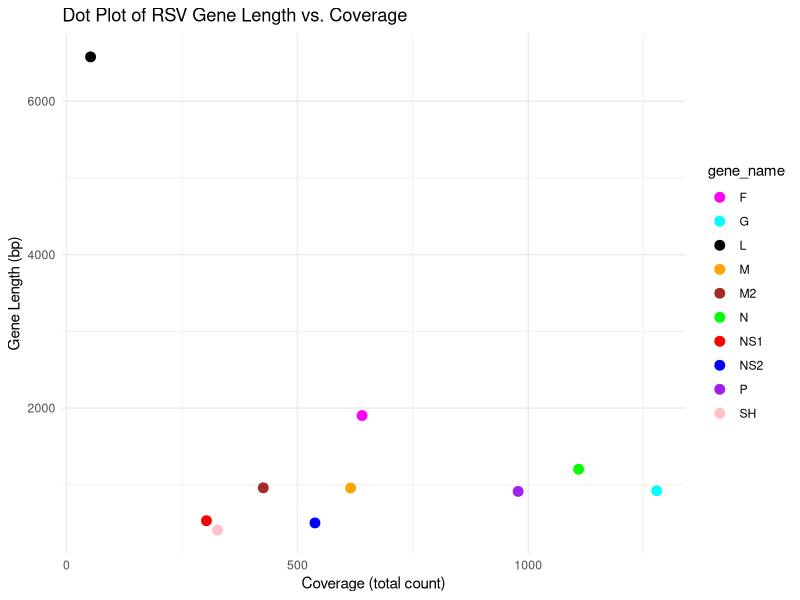
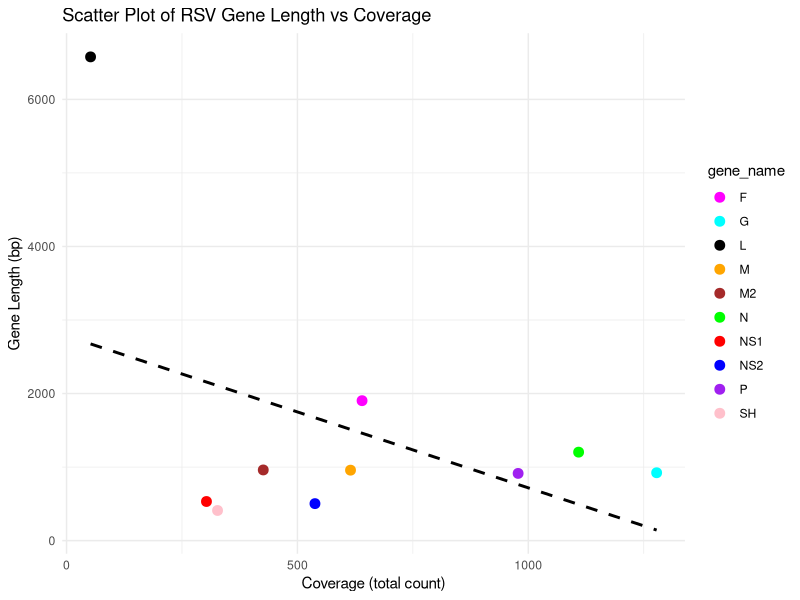
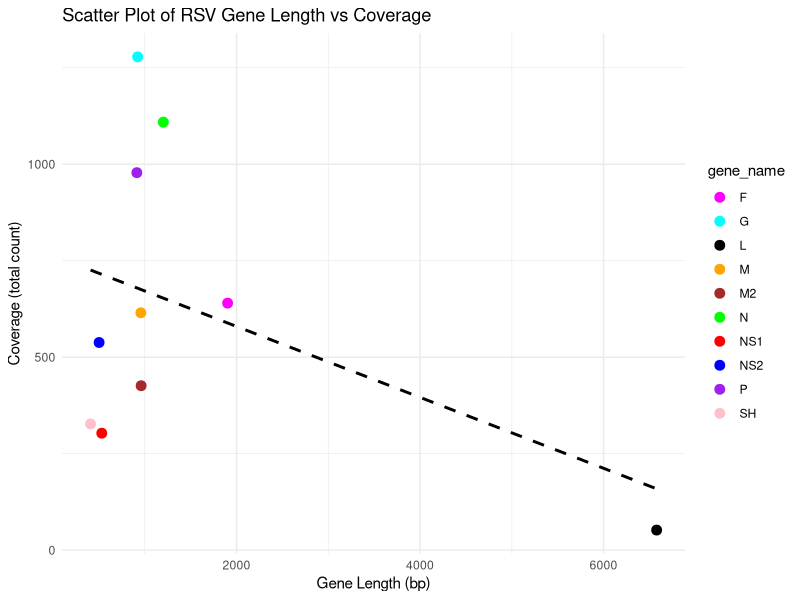

The R source for these figures, in order:
# Load necessary library
library(ggplot2)

# Create the data frame
data <- data.frame(
  gene_name = c("NS1", "NS2", "N", "P", "M", "SH", "G", "F", "M2", "L"),
  gene_length = c(532, 503, 1203, 914, 958, 410, 923, 1903, 961, 6578),
  coverage = c(303, 538, 1109, 978, 615, 327, 1278, 640, 426, 52)
)

# Print the data frame to ensure it is created correctly
print(data)

# Create the dot plot with different colors for each gene
plot <- ggplot(data, aes(x = coverage, y = gene_length, color = gene_name)) +
  geom_point(size = 3) +  # Set size of points
  labs(
    x = "Coverage (total count)",
    y = "Gene Length (bp)",
    title = "Dot Plot of RSV Gene Length vs. Coverage"
  ) +
  theme_minimal() +
  scale_color_manual(values = c("NS1" = "red", "NS2" = "blue", "N" = "green",
                                "P" = "purple", "M" = "orange", "SH" = "pink",
                                "G" = "cyan", "F" = "magenta", "M2" = "brown",
                                "L" = "black"))

# Print the plot
print(plot)


# Load necessary library
library(ggplot2)

# Create the data frame
data <- data.frame(
  gene_name = c("NS1", "NS2", "N", "P", "M", "SH", "G", "F", "M2", "L"),
  gene_length = c(532, 503, 1203, 914, 958, 410, 923, 1903, 961, 6578),
  coverage = c(303, 538, 1109, 978, 615, 327, 1278, 640, 426, 52)
)

# Print the data frame to ensure it is created correctly
print(data)

# Create the scatter plot with a regression line and correlation coefficient
plot <- ggplot(data, aes(x = coverage, y = gene_length, color = gene_name)) +
  geom_point(size = 3) +  # Set size of points
  geom_smooth(method = "lm", se = FALSE, color = "black", linetype = "dashed") +  # Add regression line
  labs(
    x = "Coverage (total count)",
    y = "Gene Length (bp)",
    title = "Scatter Plot of RSV Gene Length vs Coverage"
  ) +
  theme_minimal() +
  scale_color_manual(values = c("NS1" = "red", "NS2" = "blue", "N" = "green",
                                "P" = "purple", "M" = "orange", "SH" = "pink",
                                "G" = "cyan", "F" = "magenta", "M2" = "brown",
                                "L" = "black"))

# Print the plot
print(plot)

# Calculate and print correlation coefficient
correlation <- cor(data$coverage, data$gene_length)
print(paste("Correlation coefficient:", round(correlation, 2)))


# Load necessary library
library(ggplot2)

# Create the data frame
data <- data.frame(
  gene_name = c("NS1", "NS2", "N", "P", "M", "SH", "G", "F", "M2", "L"),
  gene_length = c(532, 503, 1203, 914, 958, 410, 923, 1903, 961, 6578),
  coverage = c(303, 538, 1109, 978, 615, 327, 1278, 640, 426, 52)
)

# Print the data frame to ensure it is created correctly
print(data)

# Create the scatter plot with a regression line and correlation coefficient
plot <- ggplot(data, aes(x = gene_length, y = coverage, color = gene_name)) +
  geom_point(size = 3) +  # Set size of points
  geom_smooth(method = "lm", se = FALSE, color = "black", linetype = "dashed") +  # Add regression line
  labs(
    x = "Gene Length (bp)",
    y = "Coverage (total count)",
    title = "Scatter Plot of RSV Gene Length vs Coverage"
  ) +
  theme_minimal() +
  scale_color_manual(values = c("NS1" = "red", "NS2" = "blue", "N" = "green",
                                "P" = "purple", "M" = "orange", "SH" = "pink",
                                "G" = "cyan", "F" = "magenta", "M2" = "brown",
                                "L" = "black"))

# Print the plot
print(plot)

# Calculate and print correlation coefficient
correlation <- cor(data$gene_length, data$coverage)
print(paste("Correlation coefficient:", round(correlation, 2)))
